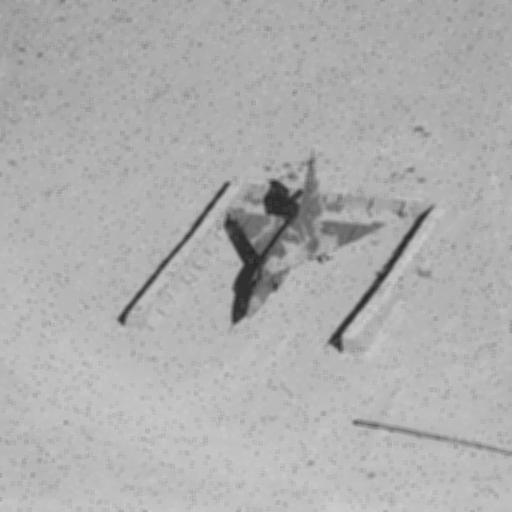
%> input picture Semana 8/img_restaurada.jpg, 512 x 512 px
$ octave --eval "gerar_ruido('img_restaurada.jpg');"   (GNU Octave 9; MATLAB toolbox functions it lacks are replaced by stand-ins)
%> lines starting %> are read from the running program, lines starting %| are printed output that depends on the picture
function gerar_ruido(imagemEntrada)
%> called with imagemEntrada = 'img_restaurada.jpg'
    img = imread(imagemEntrada);
%> img is the input picture: size 512x512 uint8; min 36, max 206, mean 174.4

    % gaussiano média 0 variância 0.01
    gaussian_noise_1 = imnoise(img, 'gaussian', 0, 0.01);
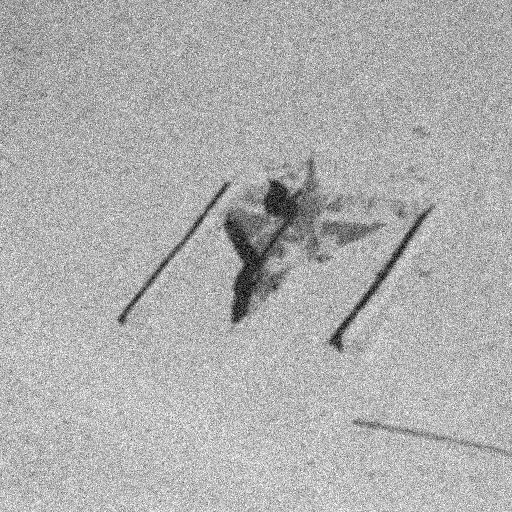
%> gaussian_noise_1: size 512x512 uint8; min 0, max 255, mean 174.3
    imwrite(gaussian_noise_1, 'gaussian_0_0_01.png');

    % gaussiano media 30 e variância 0.01
    img_bright_30 = im2double(img) + 30/255;
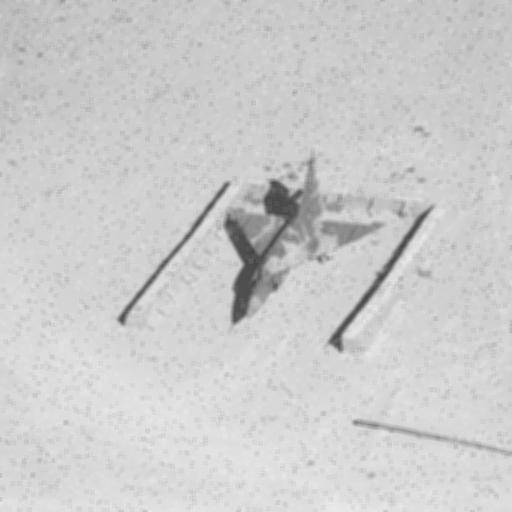
%> img_bright_30: size 512x512 double; min 0.259, max 0.925, mean 0.802
    gaussian_noise_2 = imnoise(img_bright_30, 'gaussian', 0, 0.01);
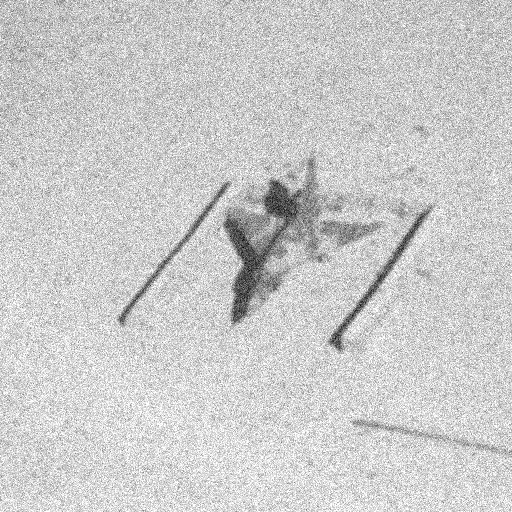
%> gaussian_noise_2: size 512x512 double; min 0, max 1, mean 0.8
    imwrite(gaussian_noise_2, 'gaussian_30_0_01.png');

    % gaussiano media 50 e variância 0.05
    img_bright_50 = im2double(img) + 50/255;
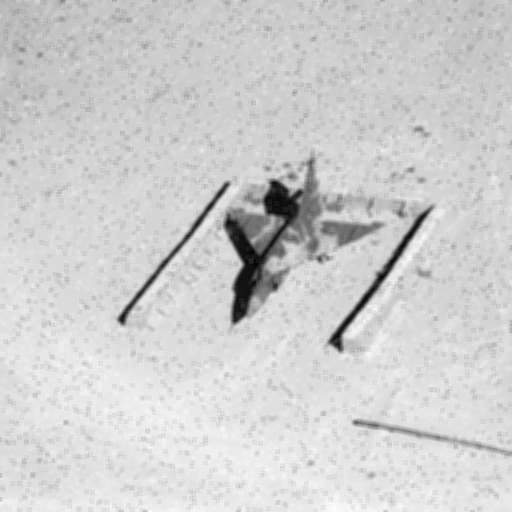
%> img_bright_50: size 512x512 double; min 0.337, max 1, mean 0.88; drawn with min black and max white
    gaussian_noise_3 = imnoise(img_bright_50, 'gaussian', 0, 0.05);
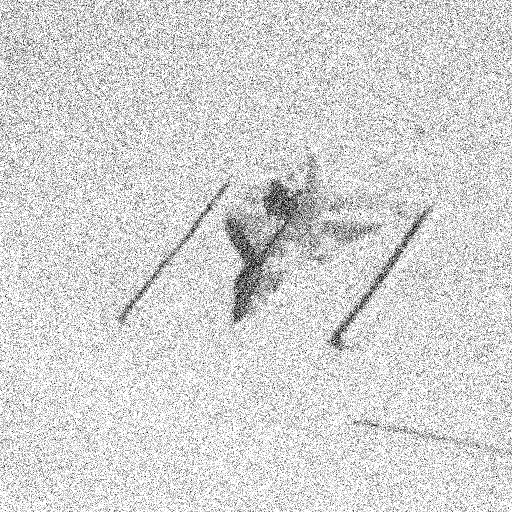
%> gaussian_noise_3: size 512x512 double; min 0, max 1, mean 0.834
    imwrite(gaussian_noise_3, 'gaussian_50_0_05.png');

    % poisson
    poisson_noise = imnoise(img, 'poisson');
    imwrite(poisson_noise, 'poisson.png');

    % salt & pepper afetando 2% dos pixels
    salt_pepper_noise_2 = imnoise(img, 'salt & pepper', 0.02);
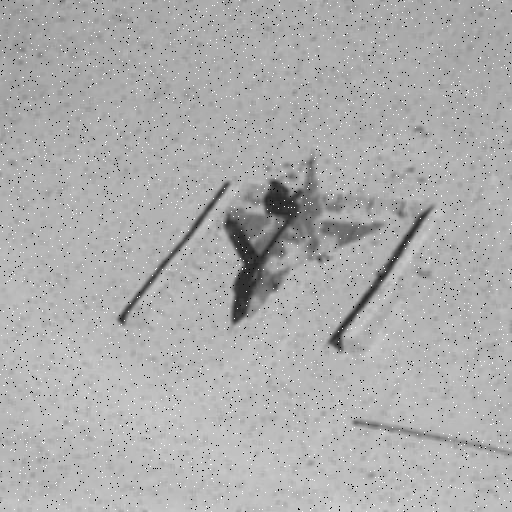
%> salt_pepper_noise_2: size 512x512 uint8; min 0, max 255, mean 173.4
    imwrite(salt_pepper_noise_2, 'salt_pepper_2pct.png');

    %  salt & pepper afetando 10% dos pixels
    salt_pepper_noise_10 = imnoise(img, 'salt & pepper', 0.10);
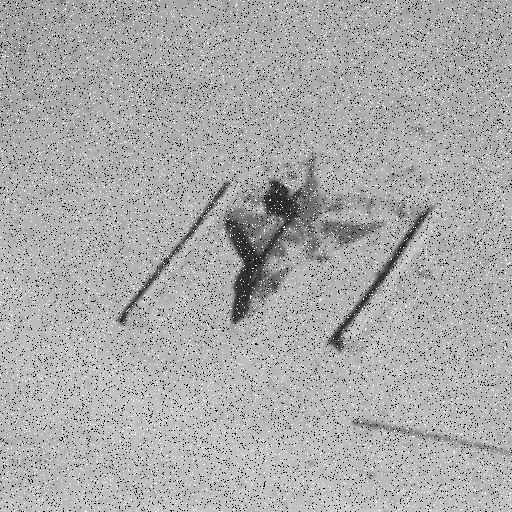
%> salt_pepper_noise_10: size 512x512 uint8; min 0, max 255, mean 169.8
    imwrite(salt_pepper_noise_10, 'salt_pepper_10pct.png');
end
